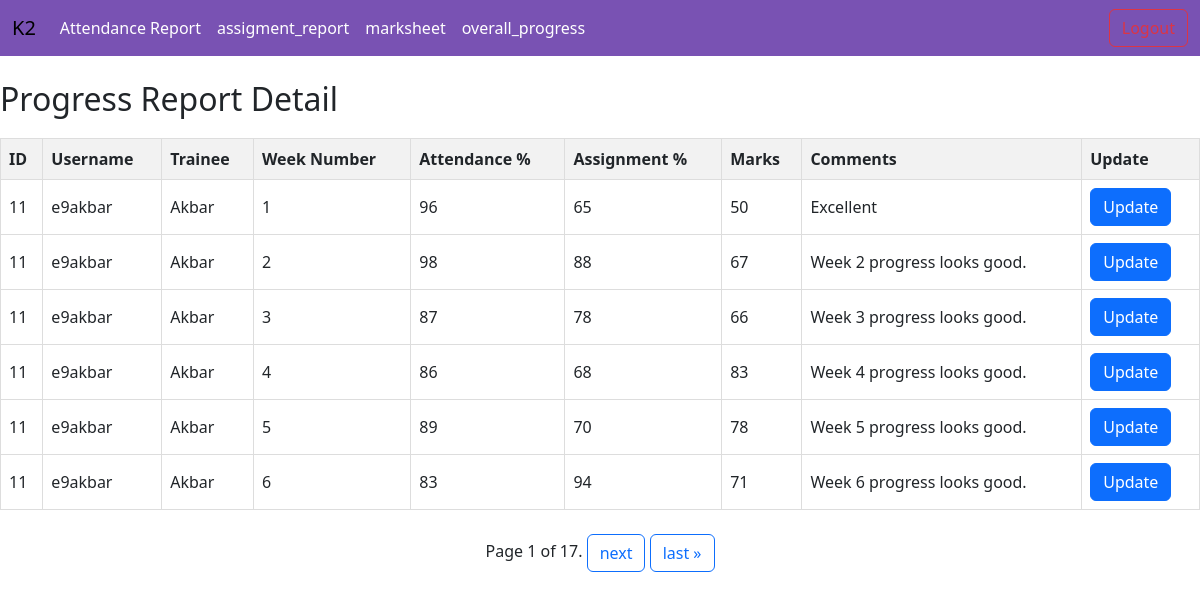
/students/ (signed in), run on an earlier commit of the app's database.
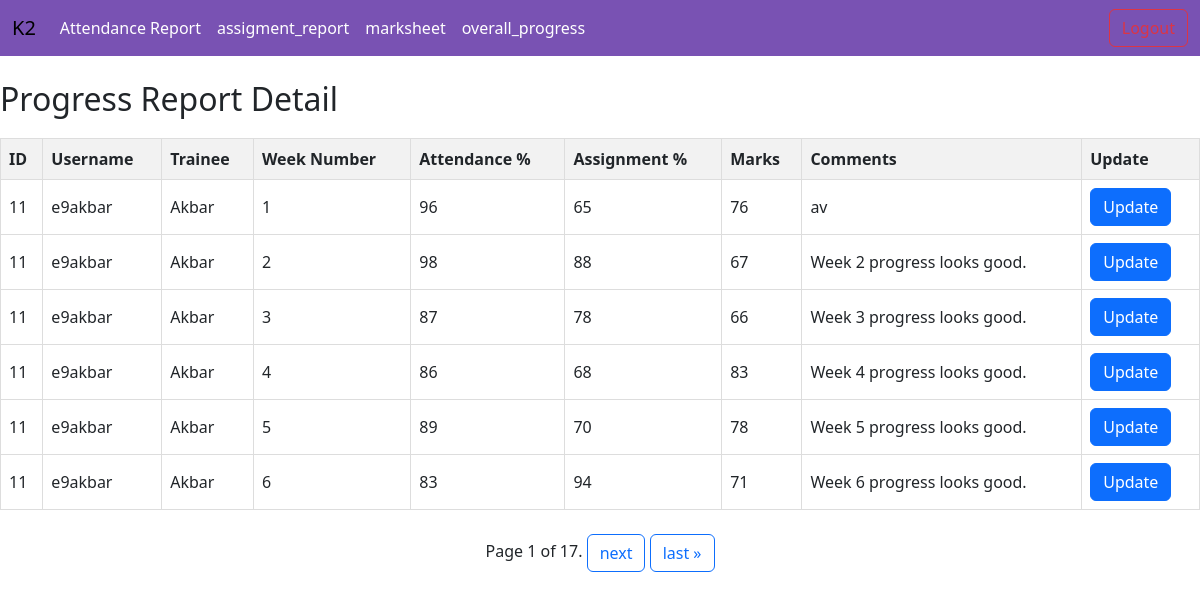
And on a later commit of the database.
### progress_tracker/models.py (models this page shows, shortened)
class ProgressReport(models.Model):
    trainee = models.ForeignKey(Trainee, on_delete=models.CASCADE)
    week_number = models.PositiveIntegerField()
    attendance = models.PositiveIntegerField()
    assignment = models.PositiveIntegerField()
    marks = models.PositiveIntegerField()
    comments = models.TextField()

class Trainee(models.Model):
    id = models.AutoField(primary_key=True)
    username = models.CharField(max_length=50)
    name = models.CharField(max_length=100)

### progress_tracker/views.py (the view)
# urls.py: path("students/", views.student_list, name="student_list"),
@login_required(login_url="progress_tracker:login")
def student_list(request):
    progress_reports = ProgressReport.objects.select_related("trainee").all()
    items_per_page = 6
    paginator = Paginator(progress_reports, items_per_page)
    page = request.GET.get("page")
    try:
        progress_reports = paginator.page(page)
    except PageNotAnInteger:
        progress_reports = paginator.page(1)
    except EmptyPage:
        progress_reports = paginator.page(paginator.num_pages)
    return render(
        request,
        "progress_tracker/student_list.html",
        {"progress_reports": progress_reports},
    )

### progress_tracker/templates/progress_tracker/student_list.html (shortened to what this page needs)
<!DOCTYPE html>
<html lang="en">
<head>
    <link href="https://cdn.jsdelivr.net/npm/bootstrap@5.3.2/dist/css/bootstrap.min.css" rel="stylesheet">
</head>
<body>
   {% extends "progress_tracker/base.html" %}
   {% block content %}
<div p-3>
    <h2>Progress Report Detail</h2>
    <table>
        <tr>
            <th>ID</th>
            <th>Username</th>
            <th>Trainee</th>
            <th>Week Number</th>
            <th>Attendance %</th>
            <th>Assignment %</th>
            <th>Marks</th>
            <th>Comments</th>
            <th>Update</th>
        </tr>
        {% for progress_report in progress_reports %}
            <tr>
                <td>{{ progress_report.trainee.id }}</td>
                <td>{{ progress_report.trainee.username }}</td>
                <td>{{ progress_report.trainee.name }}</td>
                <td>{{ progress_report.week_number }}</td>
                <td>{{ progress_report.attendance }}</td>
                <td>{{ progress_report.assignment }}</td>
                <td>{{ progress_report.marks }}</td>
                <td>{{ progress_report.comments }}</td>
                <td>
                    <a href="{% url 'progress_tracker:update_progress_report' progress_report.pk %}" class="btn btn-primary">Update</a>
                </td>
            </tr>
        {% endfor %}
    </table>
    <div class="d-flex justify-content-center">
        <div class="pagination">
            <span class="step-links">
                <span class="current">
                    Page {{ progress_reports.number }} of {{ progress_reports.paginator.num_pages }}.
                </span>
                {% if progress_reports.has_next %}
                    <a href="?page={{ progress_reports.next_page_number }}" class="btn btn-outline-primary">next</a>
                    <a href="?page={{ progress_reports.paginator.num_pages }}" class="btn btn-outline-primary">last &raquo;</a>
                {% endif %}
            </span>
        </div>
    </div>
{% endblock %}

What changed in the data, as far as the page shows it:
changed ProgressReport (number 1 of 6 on the later page): marks "50" → "76"; comments "Excellent" → "av"
